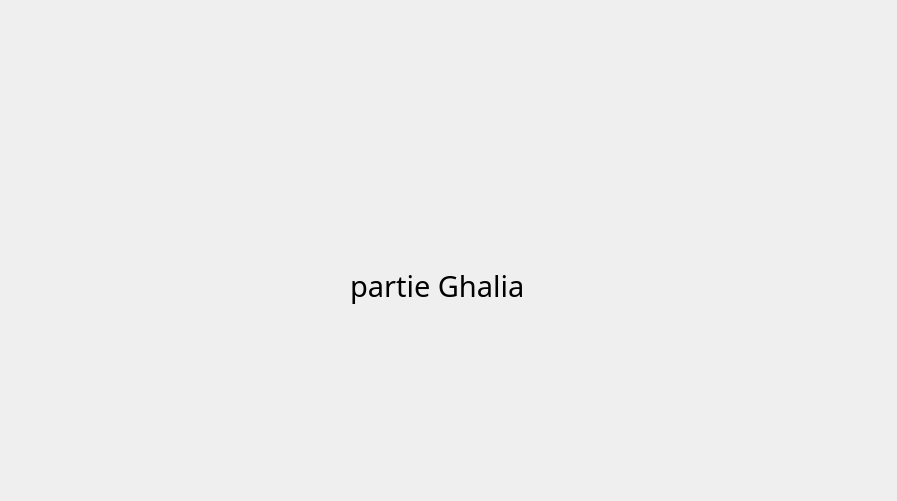
<?xml version="1.0" encoding="UTF-8"?>
<ui version="4.0">
 <class>ghalia</class>
 <widget class="QDialog" name="ghalia">
  <property name="geometry">
   <rect>
    <x>0</x>
    <y>0</y>
    <width>897</width>
    <height>501</height>
   </rect>
  </property>
  <property name="font">
   <font>
    <family>Poppins</family>
    <pointsize>22</pointsize>
   </font>
  </property>
  <property name="windowTitle">
   <string>Dialog</string>
  </property>
  <widget class="QLabel" name="label">
   <property name="geometry">
    <rect>
     <x>350</x>
     <y>240</y>
     <width>251</width>
     <height>91</height>
    </rect>
   </property>
   <property name="text">
    <string>partie Ghalia</string>
   </property>
  </widget>
 </widget>
 <resources/>
 <connections/>
</ui>
